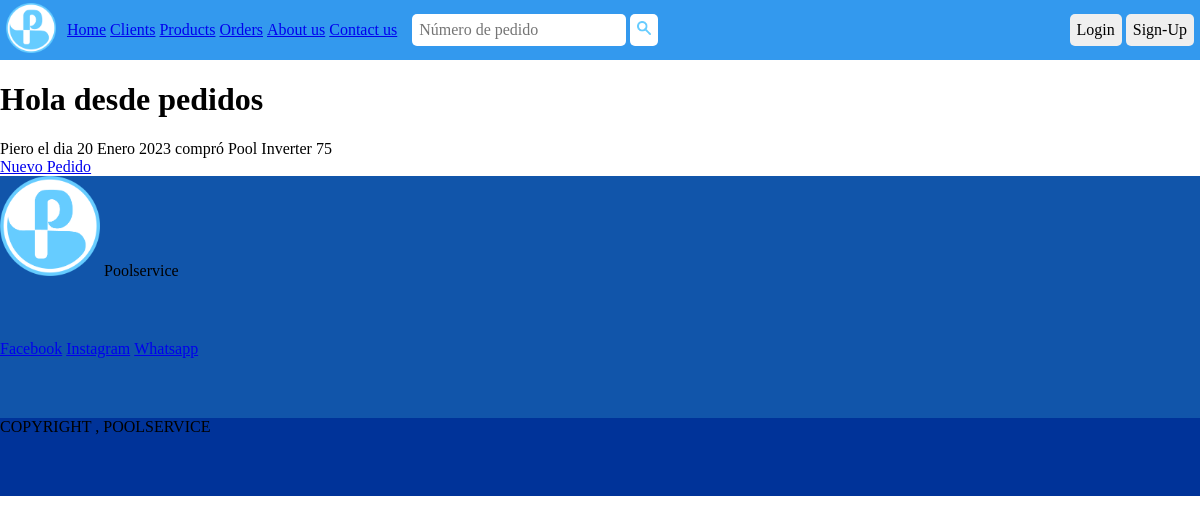
The page /orders/list-orders/ on the database as committed earlier.
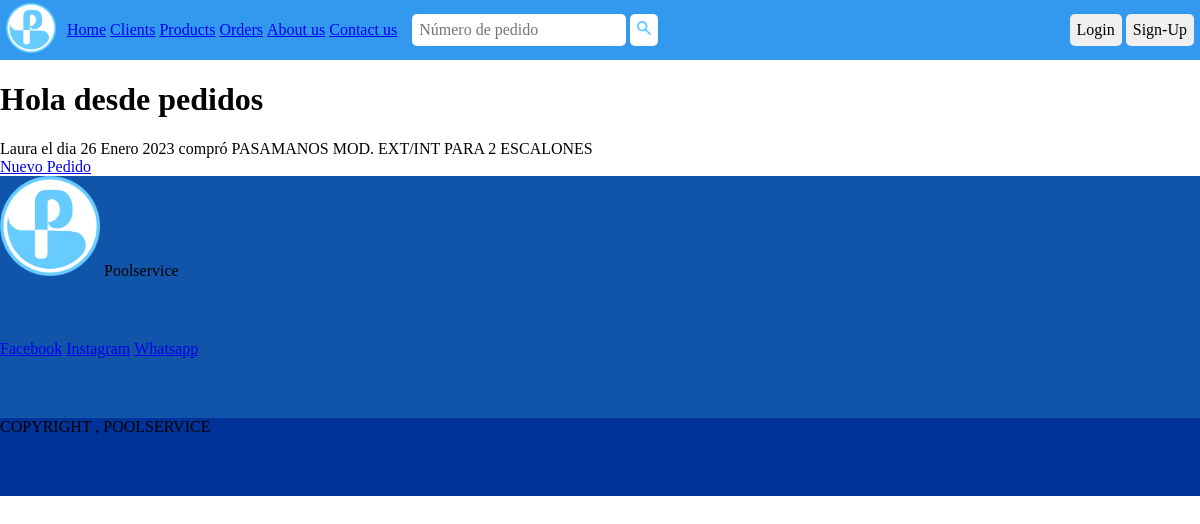
The same page on the database as committed later.
### orders/models.py (models this page shows, shortened)
class Order(models.Model):
    PAYMENT_CHOICES = (
        ('Efectivo', 'Efectivo'),
        ('Debito', 'Débito'),
        ('Crédito', 'Crédito'),
        ('Cheque', 'Cheque'),
        ('Transferencia', 'Transferencia'),
    )
    client = models.ForeignKey(Client, null=True, blank=True, on_delete=models.CASCADE, verbose_name='Cliente')
    product = models.ForeignKey(Product, null=True, blank=True, on_delete=models.SET_NULL, verbose_name='Producto')
    quantity = models.FloatField(verbose_name='Cantidad', default=1)
    order_date = models.DateField(verbose_name='Fecha de pedido')
    payment_method = models.CharField(max_length=20, choices=PAYMENT_CHOICES , verbose_name='Forma de pago')
    class Meta:
        verbose_name = 'Pedido'
        verbose_name_plural = 'Pedidos'

### clients/models.py (models this page shows)
class Client(models.Model):
    KIND_CHOICES = (
        ('Revendedor', 'Revendedor'),
        ('Cliente', 'Cliente'),
    )
    CONDITION_CHOICES = (
        ('Consumidor final', 'Consumidor final'),
        ('Responsable inscripto', 'Responsable inscripto'),
        ('Iva exento', 'Iva exento'),
    )
    name = models.CharField(max_length=40 , verbose_name='Nombre')
    dni = models.CharField(max_length=8, validators=[
        validators.RegexValidator(r'^[0-9]{8}$', 'DNI inválido.')], verbose_name='DNI' , null=True, blank=True , unique=True , )
    cuit = models.CharField(max_length=11 , validators=[
        validators.RegexValidator(r'^[0-9]{11}$', 'CUIT inválido.')], verbose_name='CUIT' , null=True, blank=True , unique=True)
    kind = models.CharField(max_length=20 , choices=KIND_CHOICES, verbose_name='Tipo')
    condition = models.CharField(max_length=50 , choices=CONDITION_CHOICES, verbose_name='Condición', blank=True)
    email = models.EmailField(max_length=40 , verbose_name='Correo')
    phone = models.CharField(max_length=20 , verbose_name='Teléfono')
    address = models.CharField(max_length=40 , verbose_name='Dirección')
    city = models.CharField(max_length=40 , verbose_name='Ciudad')
    def __str__(self):
        return f'{self.name}'
    class Meta:
        verbose_name = 'Cliente'
        verbose_name_plural = 'Clientes'

### products/models.py (models this page shows)
class Product(models.Model):
    change_types = [
        ('Vulcano tc1','Vulcano tc1'),
        ('Vulcano tc2','Vulcano tc2'),
        ('Makkintal','Makkintal'),
        ('Moldear','Moldear'),
        ('LCI','LCI'),
        ('Ecopools','Ecopools')
    ]
    code = models.CharField(unique=True, max_length=15 , verbose_name='Código', blank=True, null=True)
    description = models.CharField(max_length=85 , verbose_name='Descripción')
    tc = models.CharField(max_length=20 , verbose_name='Tipo de cambio' , choices=change_types, blank=True, null=True)
    price = models.DecimalField(max_digits=10, decimal_places=2, verbose_name='Precio')
    stock = models.BooleanField(default=False)
    def __str__(self):
        return f'{self.description}'
    class Meta:
        verbose_name = 'Producto'
        verbose_name_plural = 'Productos'

### orders/views.py (the view)
# urls.py: path('list-orders/', list_orders, name='list_orders'),
def list_orders (request):
    orders = Order.objects.all()
    queryset = request.GET.get('search')
    if queryset:
        orders = Order.objects.filter(
            Q(id__icontains = queryset)
        )
    if len(orders) > 0:
        context = {
            'orders': orders,
        }
    else:
        context = {
            'message_orders': 'No hay pedidos registrados con ese número'
        }
    return render (request, 'orders/orders.html', context=context)

### templates/orders/orders.html (shortened to what this page needs)
{% extends 'base.html' %}
{% block content %}
    <h1>Hola desde pedidos</h1>
    <div>
        {% if orders %}
        {% for order in orders %}
            <div>
                {{order.number}}{{order.client}} el dia {{order.order_date}} compró {{order.product}}
            </div>
        {% endfor %}
        {% endif %}
    </div>
    <a href="/orders/create-order">Nuevo Pedido</a>
{% endblock %}

Rows that differ between the two databases and show on the page:
changed Order: client "Piero" → "Laura"; order_date "20 Enero 2023" → "26 Enero 2023"; product "Pool Inverter 75" → "PASAMANOS MOD. EXT/INT PARA 2 ESCALONES"
